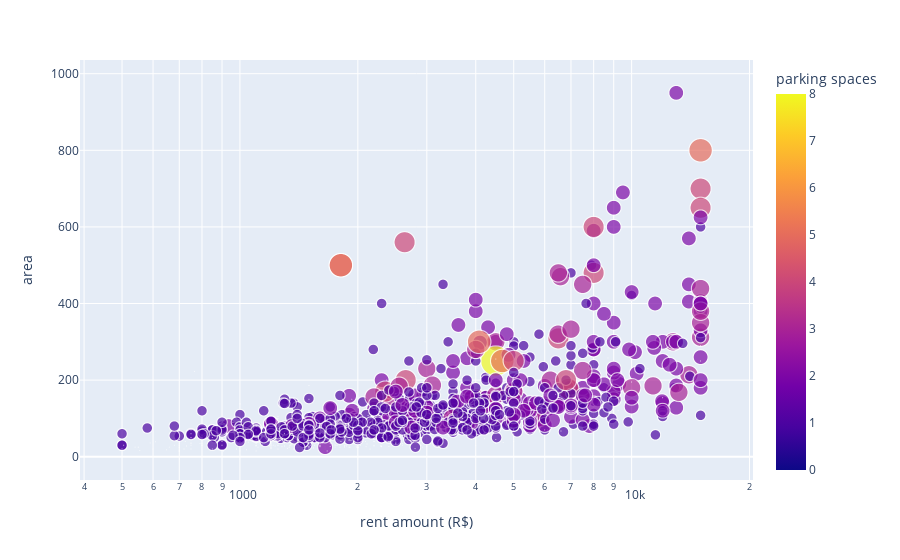

Here is the notebook cell this chart was saved with:
### Code cell
fig = px.scatter(area_df, x="rent amount (R$)", y="area", color="parking spaces",
           hover_name="parking spaces", size= "parking spaces", log_x=True, size_max=30)
fig.show()

### Figure 1 — Plotly figure (JSON) as saved in the notebook; plotly's stock layout.template omitted (floating-point values rounded to 4 significant figures; data arrays with more than 128 entries replaced by an {"elided": "..."} marker saying what was removed)
{"data": [{"hoverlabel": {"namelength": 0}, "hovertemplate": "<b>%{hovertext}</b><br><br>rent amount (R$)=%{x}<br>area=%{y}<br>parking spaces=%{marker.color}", "hovertext": {"elided": "1501 int values"}, "legendgroup": "", "marker": {"color": {"elided": "1501 int values"}, "coloraxis": "coloraxis", "size": {"elided": "1501 int values"}, "sizemode": "area", "sizeref": 0.008889, "symbol": "circle"}, "mode": "markers", "name": "", "showlegend": false, "type": "scattergl", "x": {"elided": "1501 int values"}, "xaxis": "x", "y": {"elided": "1501 int values"}, "yaxis": "y"}], "layout": {"coloraxis": {"colorbar": {"title": {"text": "parking spaces"}}, "colorscale": [[0, "#0d0887"], [0.1111, "#46039f"], [0.2222, "#7201a8"], [0.3333, "#9c179e"], [0.4444, "#bd3786"], [0.5556, "#d8576b"], [0.6667, "#ed7953"], [0.7778, "#fb9f3a"], [0.8889, "#fdca26"], [1, "#f0f921"]]}, "legend": {"itemsizing": "constant", "tracegroupgap": 0}, "margin": {"t": 60}, "xaxis": {"anchor": "y", "domain": [0, 1], "title": {"text": "rent amount (R$)"}, "type": "log"}, "yaxis": {"anchor": "x", "domain": [0, 1], "title": {"text": "area"}}}}
